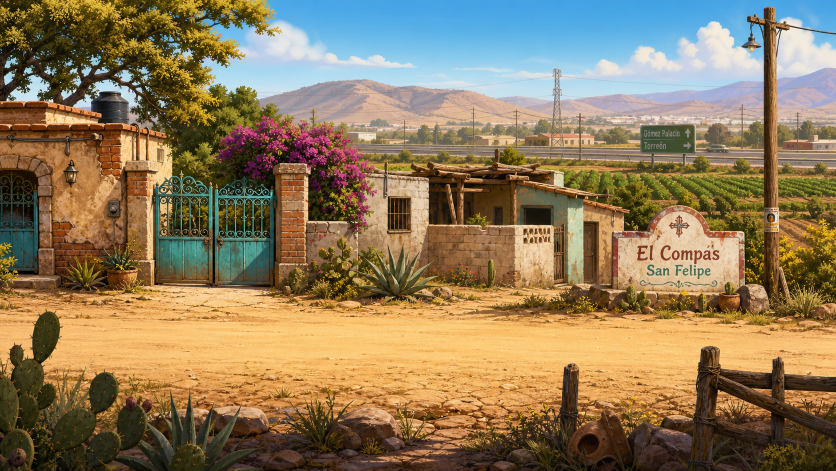
#> input picture video-demo/backgrounds/el-rancho/playable/bg-el-rancho-level-1-ejido.png, 1672 x 941 px (shown at 1/2 size)
$ python generate_el_rancho_videos.py
#> lines starting #> are read from the running program, lines starting #| are printed output that depends on the picture
from __future__ import annotations

import math
import shutil
import subprocess
import tempfile
from pathlib import Path

from PIL import Image, ImageDraw, ImageEnhance, ImageFilter, ImageFont


ROOT = Path(__file__).resolve().parents[1]
FFMPEG = Path("/opt/homebrew/bin/ffmpeg")
FPS = 12
INTRO_DURATION = 8
ENDING_DURATION = 8
W, H = 1280, 720


def font(size: int) -> ImageFont.FreeTypeFont | ImageFont.ImageFont:
#> called with size = 54
    for candidate in (
        "/System/Library/Fonts/Supplemental/Arial Bold.ttf",
        "/System/Library/Fonts/Supplemental/Arial.ttf",
        "/Library/Fonts/Arial.ttf",
    ):
        try:
            return ImageFont.truetype(candidate, size)
        except OSError:
            pass
    return ImageFont.load_default()


FONT_TITLE = font(54)
FONT_SUBTITLE = font(32)
FONT_SMALL = font(25)


def fit_cover(im: Image.Image, size: tuple[int, int]) -> Image.Image:
    im = im.convert("RGB")
    scale = max(size[0] / im.width, size[1] / im.height)
    new = im.resize((round(im.width * scale), round(im.height * scale)), Image.Resampling.LANCZOS)
    left = (new.width - size[0]) // 2
    top = (new.height - size[1]) // 2
    return new.crop((left, top, left + size[0], top + size[1]))


# [18 lines left out: functions fit_height, fit_width, paste_shadow, not called in this run]


def draw_centered(draw: ImageDraw.ImageDraw, text: str, y: int, fnt, fill=(255, 248, 211, 255)) -> None:
    bbox = draw.textbbox((0, 0), text, font=fnt)
    draw.text(((W - (bbox[2] - bbox[0])) // 2, y), text, font=fnt, fill=fill)


# [7 lines left out: function draw_panel, not called in this run]


def load_sprite(path: str, height: int | None = None, width: int | None = None) -> Image.Image:
    im = Image.open(ROOT / path).convert("RGBA")
    if height:
        return fit_height(im, height)
    if width:
        return fit_width(im, width)
    return im


def make_intro_frame(t: float) -> Image.Image:
    backgrounds = [
        "video-demo/backgrounds/el-rancho/playable/bg-el-rancho-level-1-ejido.png",
        "video-demo/backgrounds/el-rancho/playable/bg-el-rancho-level-3-torreon-stadium.png",
        "video-demo/backgrounds/el-rancho/playable/bg-el-rancho-level-4-lerdo-church.png",
        "video-demo/backgrounds/el-rancho/playable/bg-el-rancho-level-7-monterrey-boss.png",
    ]
    idx = min(len(backgrounds) - 1, int(t * len(backgrounds)))
    local_t = (t * len(backgrounds)) % 1
    bg = fit_cover(Image.open(ROOT / backgrounds[idx]), (W, H)).convert("RGBA")
    bg = ImageEnhance.Color(bg).enhance(1.08)
    bg = ImageEnhance.Contrast(bg).enhance(1.06)
    bg.alpha_composite(Image.new("RGBA", (W, H), (0, 0, 0, 55)))

    villain = load_sprite("character-sprites/la-aparecida-carretera/la-aparecida-carretera-cutout.png", height=410)
    vx = 820 + round(math.sin(t * math.tau * 1.3) * 16)
    vy = 180 + round(math.sin(t * math.tau * 1.8) * 8)
    glow = Image.new("RGBA", (W, H), (0, 0, 0, 0))
    gd = ImageDraw.Draw(glow)
    gd.ellipse((vx - 70, vy - 35, vx + villain.width + 90, vy + villain.height + 70),
               fill=(85, 226, 218, 45 + round(24 * local_t)))
    bg.alpha_composite(glow.filter(ImageFilter.GaussianBlur(24)))
    paste_shadow(bg, villain, vx, vy, 0.42)

    timmy = load_sprite("character-sprites/timmy/timmy-front-full-reference.png", height=165)
    paste_shadow(bg, timmy, 110 + round(math.sin(t * math.tau) * 8), 505, 0.28)

    draw = ImageDraw.Draw(bg)
    draw_panel(draw, "El Rancho / La Comarca Lagunera", 40, FONT_TITLE)
    draw_panel(draw, "La Aparecida de la Carretera ronda los caminos", 620, FONT_SUBTITLE)
    return bg.convert("RGB")


# [31 lines left out: function make_ending_frame, not called in this run]


def render(kind: str, maker, duration: int, out_path: Path) -> None:
#> called with kind = 'intro', duration = 8
    out_path.parent.mkdir(parents=True, exist_ok=True)
    with tempfile.TemporaryDirectory(prefix=f"el-rancho-{kind}-") as tmp:
        frame_dir = Path(tmp) / "frames"
        frame_dir.mkdir()
        total = FPS * duration
        for frame in range(total):
            t = frame / max(1, total - 1)
            maker(t).save(frame_dir / f"{frame:04d}.jpg", quality=92)
#> this loop made 1 pass
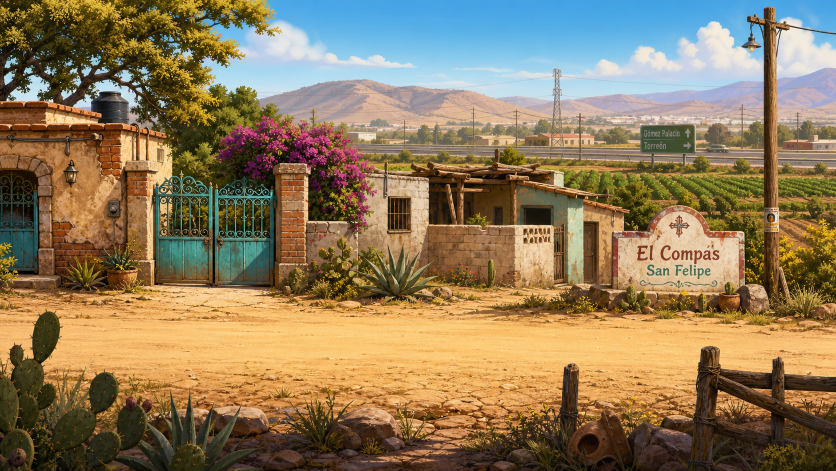
#> input picture video-demo/backgrounds/el-rancho/playable/bg-el-rancho-level-1-ejido.png, 1672 x 941 px (shown at 1/2 size)
#> pass 1, in fit_cover, `new = im.resize((round(im.width * scale), round(im.height * scale)), I..`:
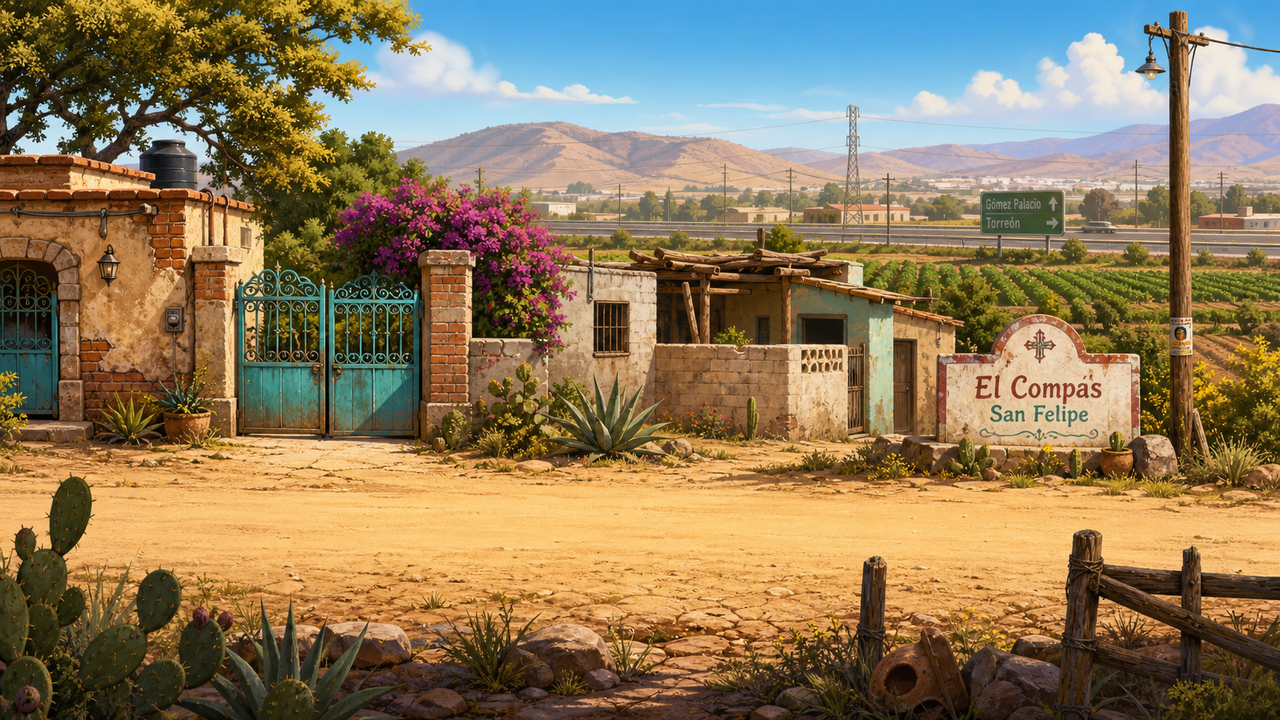
#> new: PIL image 1280x720 RGB; mean R, G, B 142.1, 122.8, 90.8
        silent = Path(tmp) / "silent.mp4"
        subprocess.run([
            str(FFMPEG), "-y", "-hide_banner", "-loglevel", "error",
            "-framerate", str(FPS), "-i", str(frame_dir / "%04d.jpg"),
            "-c:v", "libx264", "-pix_fmt", "yuv420p", "-t", str(duration), str(silent),
        ], check=True)
        audio = ROOT / "audio/ending-song-8s-fade.m4a"
        if audio.exists():
            subprocess.run([
                str(FFMPEG), "-y", "-hide_banner", "-loglevel", "error",
                "-i", str(silent), "-i", str(audio),
                "-map", "0:v:0", "-map", "1:a:0",
                "-c:v", "copy", "-c:a", "aac", "-shortest", str(out_path),
            ], check=True)
        else:
            shutil.copyfile(silent, out_path)
    print(out_path.relative_to(ROOT))


def main() -> None:
    render("intro", make_intro_frame, INTRO_DURATION, ROOT / "video-intro/world9/crux-sacra-el-rancho-intro.mp4")
    render("ending", make_ending_frame, ENDING_DURATION, ROOT / "video-intro/world9/crux-sacra-el-rancho-redemption-placeholder.mp4")


if __name__ == "__main__":
#> (the run stopped early here; a loop or call above may not have finished)

$ run again, with video-demo/backgrounds/el-rancho/playable/bg-el-rancho-level-2-highway.png copied over video-demo/backgrounds/el-rancho/playable/bg-el-rancho-level-1-ejido.png
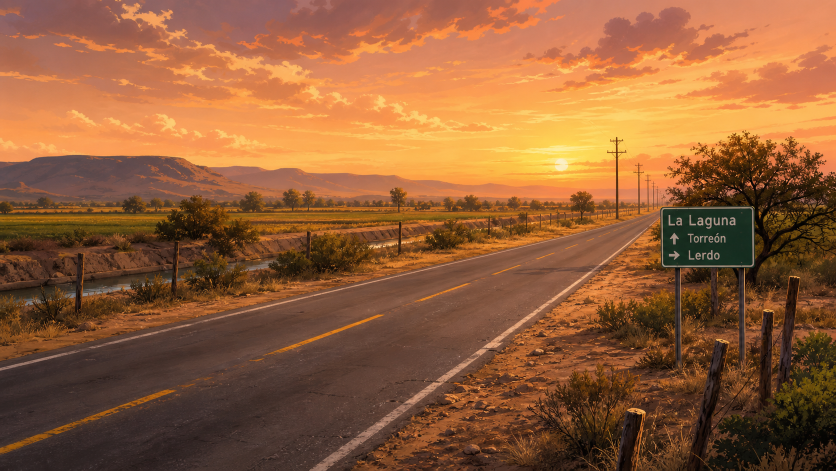
#> input picture video-demo/backgrounds/el-rancho/playable/bg-el-rancho-level-2-highway.png, 1672 x 941 px (shown at 1/2 size)
#> the loop in render, `for frame in range(total):` made 1 pass
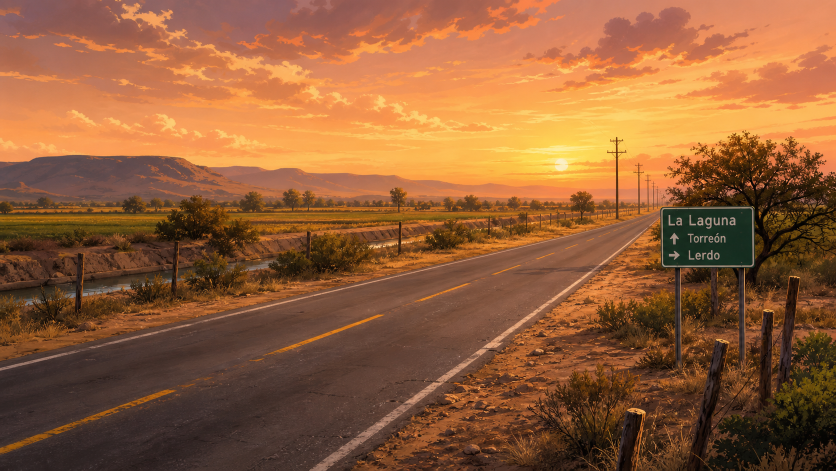
#> input picture video-demo/backgrounds/el-rancho/playable/bg-el-rancho-level-1-ejido.png, 1672 x 941 px (shown at 1/2 size)
#> pass 1, in fit_cover, `new = im.resize((round(im.width * scale), round(im.height * scale)), I..`:
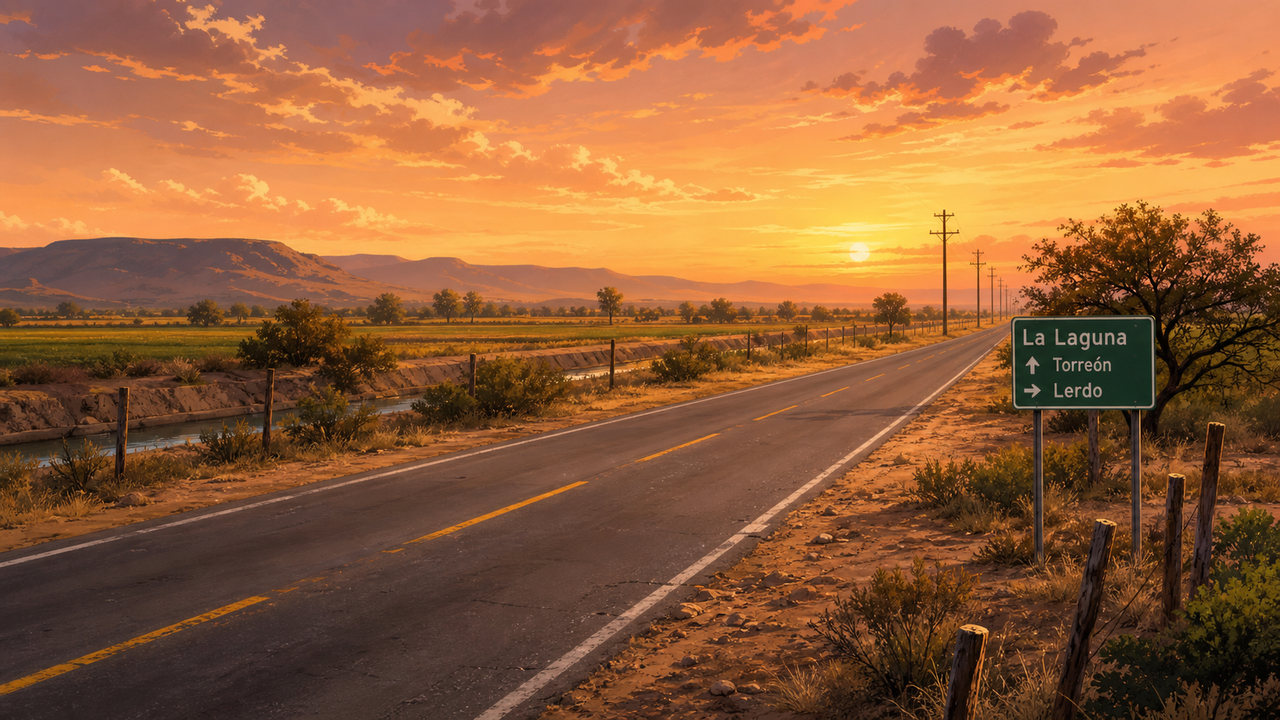
#> new: PIL image 1280x720 RGB; mean R, G, B 144.8, 93.6, 56.7

$ run again, with video-demo/backgrounds/el-rancho/playable/bg-el-rancho-level-6-parras.png copied over video-demo/backgrounds/el-rancho/playable/bg-el-rancho-level-1-ejido.png
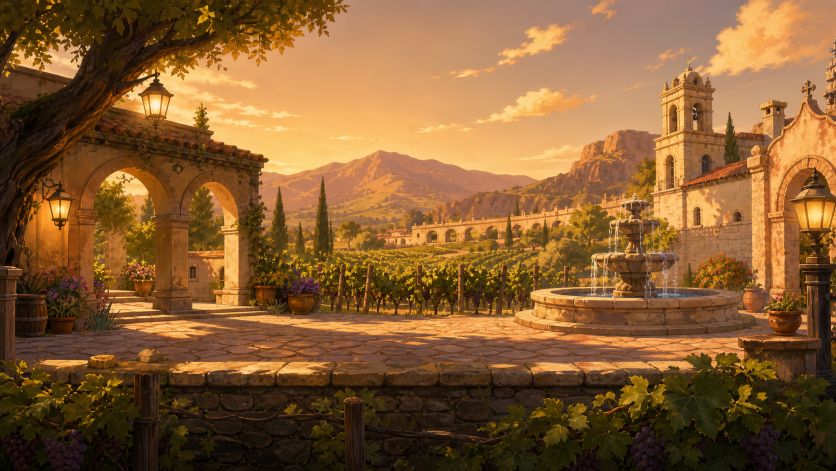
#> input picture video-demo/backgrounds/el-rancho/playable/bg-el-rancho-level-6-parras.png, 1672 x 941 px (shown at 1/2 size)
#> the loop in render, `for frame in range(total):` made 1 pass
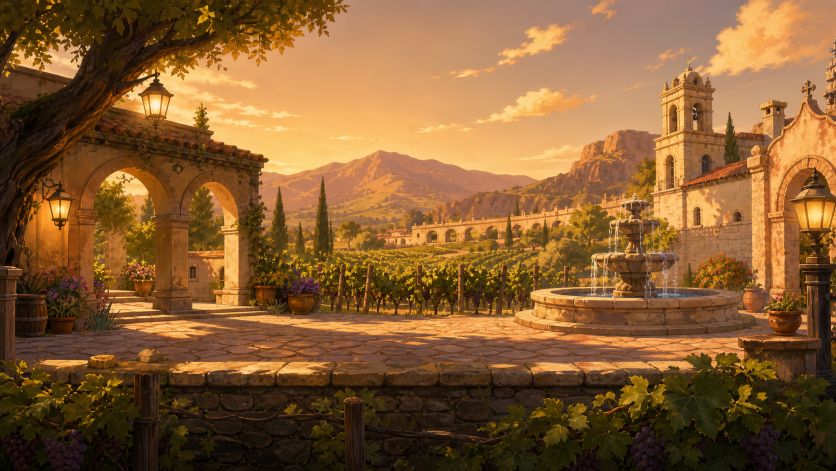
#> input picture video-demo/backgrounds/el-rancho/playable/bg-el-rancho-level-1-ejido.png, 1672 x 941 px (shown at 1/2 size)
#> pass 1, in fit_cover, `new = im.resize((round(im.width * scale), round(im.height * scale)), I..`:
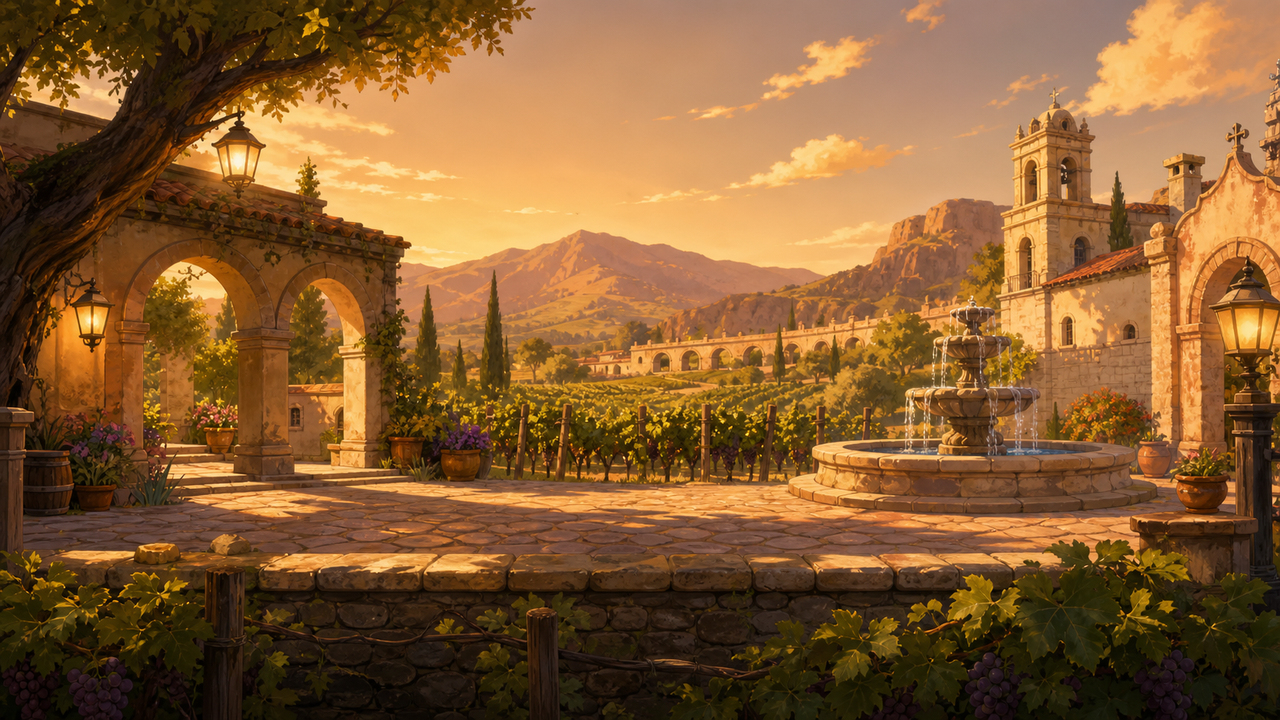
#> new: PIL image 1280x720 RGB; mean R, G, B 134.2, 92.9, 50.2
